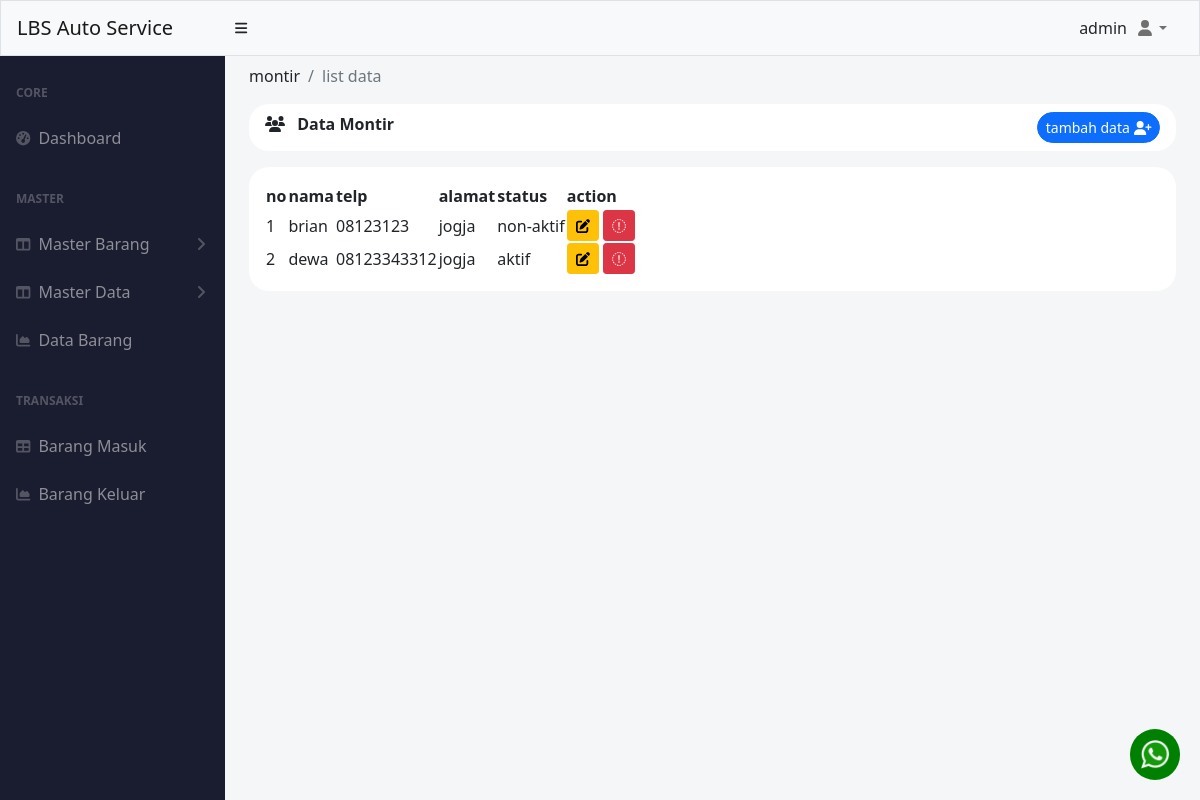
The app's page /index.php?menu=montir (signed in) with its own data.
### tables this page shows
CREATE TABLE `montir` (
  `id` int(11) NOT NULL,
  `nama` varchar(50) NOT NULL,
  `telp` char(20) NOT NULL,
  `alamat` varchar(255) NOT NULL,
  `status` enum('aktif','non-aktif') NOT NULL
);

### pages/master_data/montir/index.php (the view, shortened to what this page needs)
<?php
include './koneksi.php';
$query = mysqli_query($conn, "SELECT * FROM montir");
?>
<div class="container-fluid px-4 ">
    <ol class="breadcrumb pt-2">
        <li class="breadcrumb-item ">montir</li>
        <li class="breadcrumb-item active">list data</li>
    </ol>
    <div class="mb-4">
        <div class="card-header clearfix mb-3" style="border-radius: 20px ;background-color: white; border:0px;">
            <i class="fa-solid fa-users"></i>
            <span class="ms-2 fw-bolder"> Data Montir</span>
            <?php if($varSession['hak_akses'] =='admin'): ?>
            <a href="index.php?montir=add" class="btn btn-sm btn-primary float-end rounded-pill ">
                tambah data <i class="fa-solid fa-user-plus"></i>
            </a>
            <?php endif; ?>
        </div>
        <div class="p-3  bg-white " style="border-radius: 20px; ">
            <table id="datatablesSimple" style="border-color: white;">
                <thead class="">
                    <tr>
                        <th>no</th>
                        <th>nama</th>
                        <th>telp</th>
                        <th>alamat</th>
                        <th>status</th>
                        <?php if($varSession['hak_akses'] =='admin'): ?>
                        <th>action</th>
                        <?php endif; ?>
                    </tr>
                </thead>
                <tbody>
                    <?php
                    $i = 1;
                    while ($data = mysqli_fetch_assoc($query)) :
                    ?>
                        <tr>
                            <td><?= $i++ ?></td>
                            <td><?= $data['nama'] ?></td>
                            <td><?= $data['telp'] ?></td>
                            <td><?= $data['alamat'] ?></td>
                            <td><?= $data['status'] ?></td>
                            <?php if($varSession['hak_akses'] =='admin'): ?>
                                <td class="text-center">
                                <a href="index.php?montir=update&id=<?= $data['id']; ?>" class="btn btn-sm btn-warning">
                                    <i class="fa-solid fa-pen-to-square"></i>
                                </a>
                                <a href="index.php?montir=delete&id=<?= $data['id']; ?>" onclick="confirmDelete(event)" class="btn btn-sm btn-danger" id="delete-alert">
                                    <i class="fa-sharp fa-solid fa-trash"></i>
                                </a>
                            </td>
                            <?php endif; ?>
                        </tr>
                    <?php
                    endwhile;
                    ?>
                </tbody>
            </table>
        </div>
    </div>
</div>

### records on screen
montir: nama "brian", telp "08123123", alamat "jogja", status "non-aktif"
montir: nama "dewa", telp "08123343312", alamat "jogja", status "aktif"

### other values on screen
$varSession['username'] "admin"
